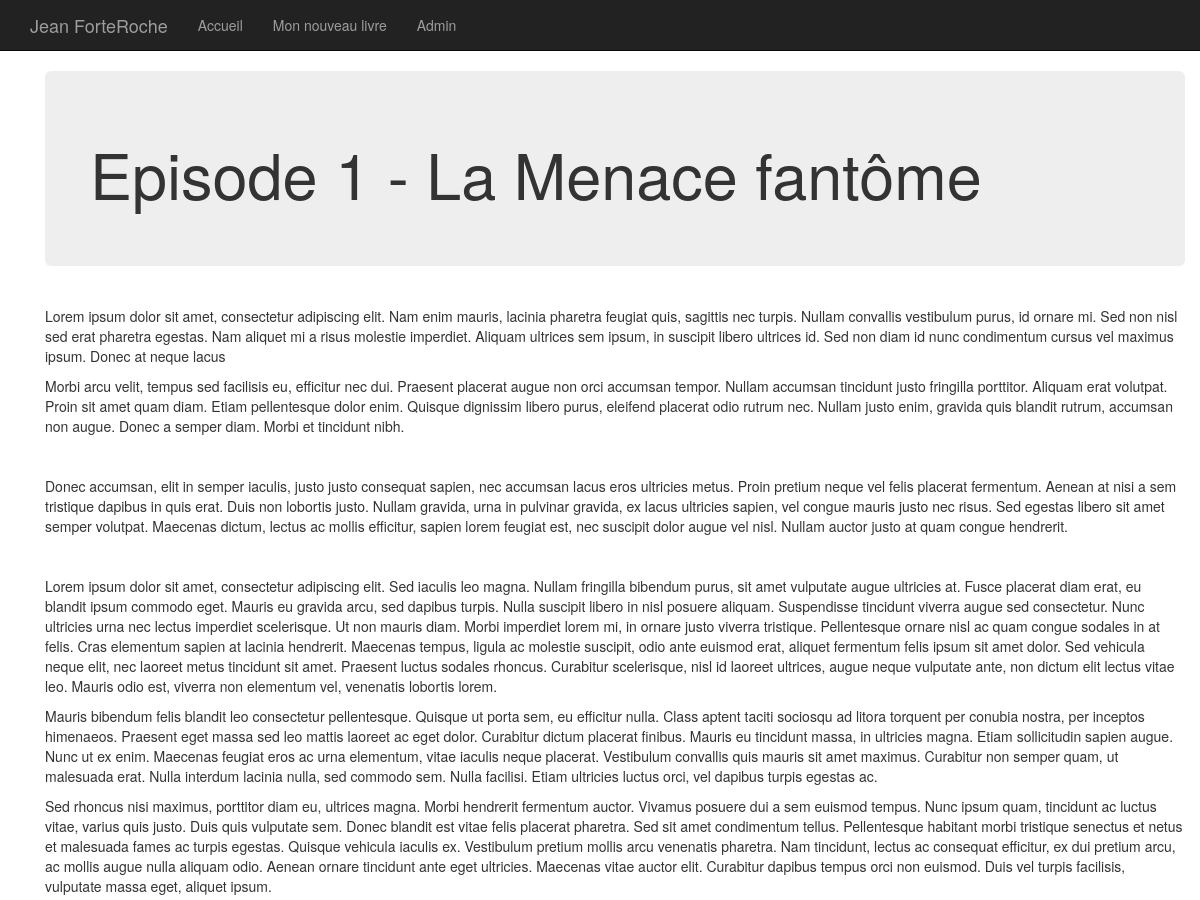
Page /post/6 (upper part) on the earlier database version.
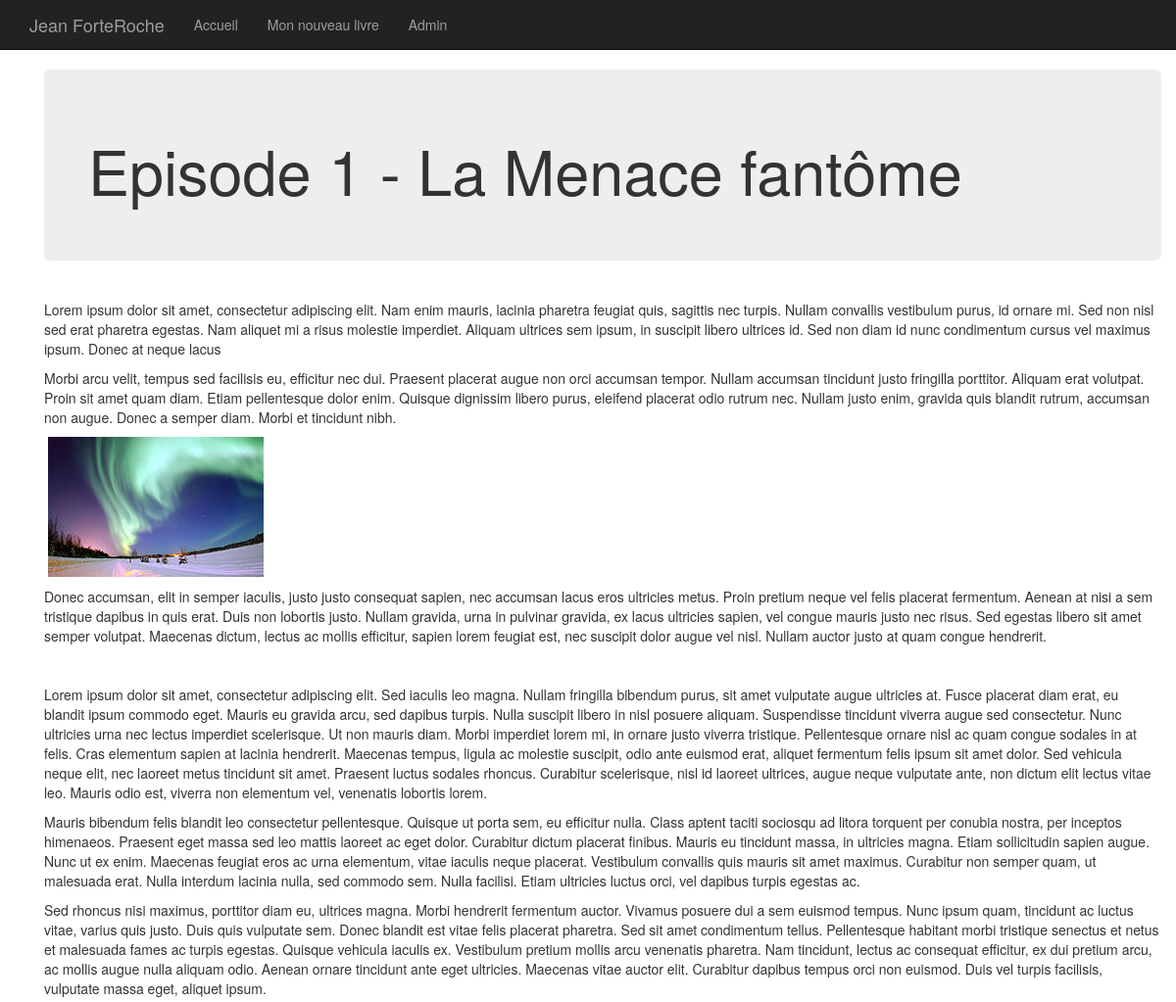
Same page on the later database version.
### tables this page shows
CREATE TABLE `t_billet` (
  `BIL_ID` int(11) NOT NULL AUTO_INCREMENT,
  `BIL_DATE` datetime NOT NULL,
  `BIL_TITRE` varchar(100) NOT NULL,
  `BIL_CONTENU` text NOT NULL,
  `BIL_STATUS` int(11) NOT NULL DEFAULT '0',
  PRIMARY KEY (`BIL_ID`)
);

### Core/Lib/Controller.php (called while the page is built, shortened)
<?php
class Controller
{
    protected function render($repository, $view, $variables = []){
        $dossier = ucfirst($repository);
        $fichier = ucfirst($view);
        extract($variables);
        require (ROOT . '/Web/' . $dossier . '/View/View' . $fichier . '.php');
    }
}

### Core/Lib/App.php (called while the page is built, shortened)
<?php
class App {
    private $router;
    private $requestFactory;
    public function __construct(array $config)
    {
        $this->router = new Router($config);
        $this->requestFactory = new RequestFactory();
    }
    public function run()
    {
            $request = $this->requestFactory->buildRequest(array_key_exists('url',$_GET) ? $_GET['url'] : '');
            $route = $this->router->findRoute($request->getUrl());
            try
            {
                $controller = $route->getController();
                $action = $route->getAction();
                $controller->$action();
            }
            catch(NotFoundException $e)
            {
                $e->getError404();
            }
            catch (\Exception $e)
            {
                $error = new NotFoundException();
                $error->getError500();
            }
    }
}

### index.php (called while the page is built, shortened)
<?php
$config = [];
$app = new \Core\Lib\App($config);
$app->run();

### Core/Lib/Connexion.php (called while the page is built, shortened)
<?php
class Connexion
{
    private $PDOInstance = null;
    static $instance = null;
    public function __construct()
    {
            $this->PDOInstance = new \PDO('mysql:dbname='.self::DBNAME.';charset=utf8;host='.self::HOST,self::USER ,self::PASS,array(
                \PDO::MYSQL_ATTR_INIT_COMMAND => "SET NAMES 'utf8'",
                \PDO::ATTR_ERRMODE => \PDO::ERRMODE_EXCEPTION,
                \PDO::ATTR_DEFAULT_FETCH_MODE => \PDO::FETCH_OBJ,
            ));
    }
    public static function getInstance()
    {
        if(is_null(self::$instance))
        {
            self::$instance = new Connexion();
        }
        return self::$instance;
    }
    public function getQuery($query)
    {
        return $this->PDOInstance->query($query);
    }
}

### Core/Lib/Router/Request.php (called while the page is built, shortened)
<?php
class Request
{
    private $url;
    public $method;
    public $parameters = [];
    private function setUrl($url)
    {
        $this->url = $url;
    }
    private function setParameters()
    {
        $parameters= explode('/', $this->url);
        array_shift($parameters);
        $this->parameters = $parameters;
    }
    public function getParameters()
    {
        return $this->parameters;
    }
    public function getBlogParameters()
    {
        return $this->parameters[0];
    }
    public function getMethod()
    {
        return $this->method;
    }
    private function setMethod($method)
    {
        $this->method = $method;
    }
}

### Core/Lib/Router/RequestFactory.php (called while the page is built, shortened)
<?php
class RequestFactory
{
    public function buildRequest($url)
    {
        $request = new Request(array_key_exists('url',$_GET) ? $_GET['url'] : '');
        $request->getMethod();
        $request->getParameters();
        return $request;
    }
}

### Core/Lib/DatabaseRepository.php (called while the page is built, shortened)
<?php
class DatabaseRepository
{
    function __construct()
    {
        $this->db = Connexion::getInstance();
    }
}

### Web/Blog/Model/ModelPosts.php (called while the page is built, shortened)
<?php
class ModelPosts extends DatabaseRepository implements PostsGateway
{
    public function findPost($id)
    {
        $post = $this->db->getQuery('SELECT * FROM t_billet WHERE bil_id = ' . $id)->fetch(\PDO::FETCH_OBJ);
            return $post;
    }
}

### Web/Blog/View/ViewPostDetail.php (shortened to what this page needs)
<div class="container">
    <div class="jumbotron">
        <div class="row">
            <H1><?= $post->BIL_TITRE ?></H1>
        </div>
    </div>
    <div class="media">
        <div class="media-body">
            <p><?= $post->BIL_CONTENU ?></p>
        </div>
    </div>
</div>

Differences in the rows shown:
changed t_billet "Episode 1 - La Menace fantôme": BIL_CONTENU: picture added
